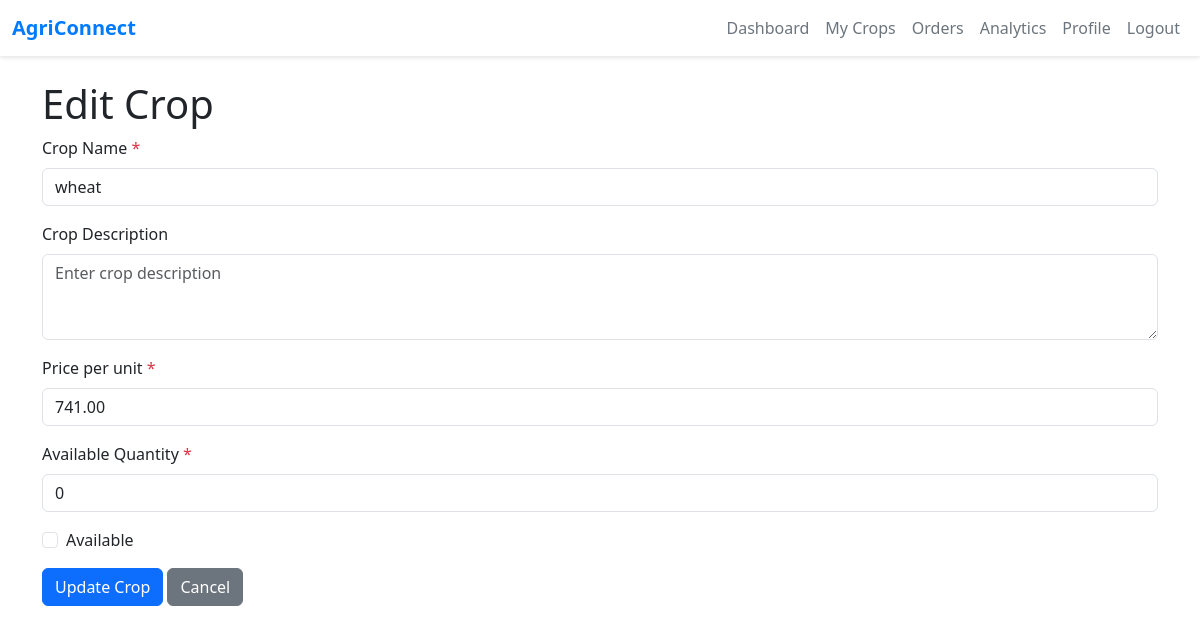
The app's page /Agriconnect/farmer/edit-crop.php?id=2 (signed in) with its own data.
### tables this page shows
CREATE TABLE `crops` (
  `id` int(10) UNSIGNED NOT NULL,
  `farmer_id` int(10) UNSIGNED NOT NULL,
  `name` varchar(100) NOT NULL,
  `description` text DEFAULT NULL,
  `price` decimal(10,2) NOT NULL,
  `quantity` int(11) NOT NULL,
  `available` tinyint(1) DEFAULT 1,
  `created_at` timestamp NOT NULL DEFAULT current_timestamp()
);

### Agriconnect/farmer/edit-crop.php (the view, shortened to what this page needs)
<?php
require_once '../connection.php';
$farmer_id = $_SESSION['user_id'];
$crop_id = $_GET['id'];
$stmt = $pdo->prepare("SELECT * FROM crops WHERE id = ? AND farmer_id = ?");
$stmt->execute([$crop_id, $farmer_id]);
$crop = $stmt->fetch(PDO::FETCH_ASSOC);
?>
<!DOCTYPE html>
<html lang="en">
<head>
    <link href="https://cdn.jsdelivr.net/npm/bootstrap@5.3.0/dist/css/bootstrap.min.css" rel="stylesheet">
</head>
<body>
<?php include 'nav.php'; ?>
    <div class="container mt-4">
        <h1>Edit Crop</h1>
        <form action="edit-crop.php?id=<?php echo htmlspecialchars($crop_id); ?>" method="POST">
            <div class="mb-3">
                <label for="name" class="form-label">Crop Name <span class="text-danger">*</span></label>
                <input type="text" class="form-control" id="name" name="name" placeholder="Enter crop name" value="<?php echo htmlspecialchars($crop['name']); ?>" required>
            </div>
            <div class="mb-3">
                <label for="description" class="form-label">Crop Description</label>
                <textarea class="form-control" id="description" name="description" rows="3" placeholder="Enter crop description"><?php echo htmlspecialchars($crop['description']); ?></textarea>
            </div>
            <div class="mb-3">
                <label for="price" class="form-label">Price per unit <span class="text-danger">*</span></label>
                <input type="number" step="0.01" class="form-control" id="price" name="price" placeholder="Enter price" value="<?php echo htmlspecialchars($crop['price']); ?>" required>
            </div>
            <div class="mb-3">
                <label for="quantity" class="form-label">Available Quantity <span class="text-danger">*</span></label>
                <input type="number" class="form-control" id="quantity" name="quantity" placeholder="Enter quantity" value="<?php echo htmlspecialchars($crop['quantity']); ?>" required>
            </div>
            <div class="mb-3 form-check">
                <input type="checkbox" class="form-check-input" id="available" name="available" <?php echo $crop['available'] ? 'checked' : ''; ?>>
                <label class="form-check-label" for="available">Available</label>
            </div>
            <button type="submit" class="btn btn-primary">Update Crop</button>
            <a href="farmer-dashboard.php" class="btn btn-secondary">Cancel</a>
        </form>
    </div>
</body>
</html>

### records on screen
crops: name "wheat", price "741.00", quantity "0"
